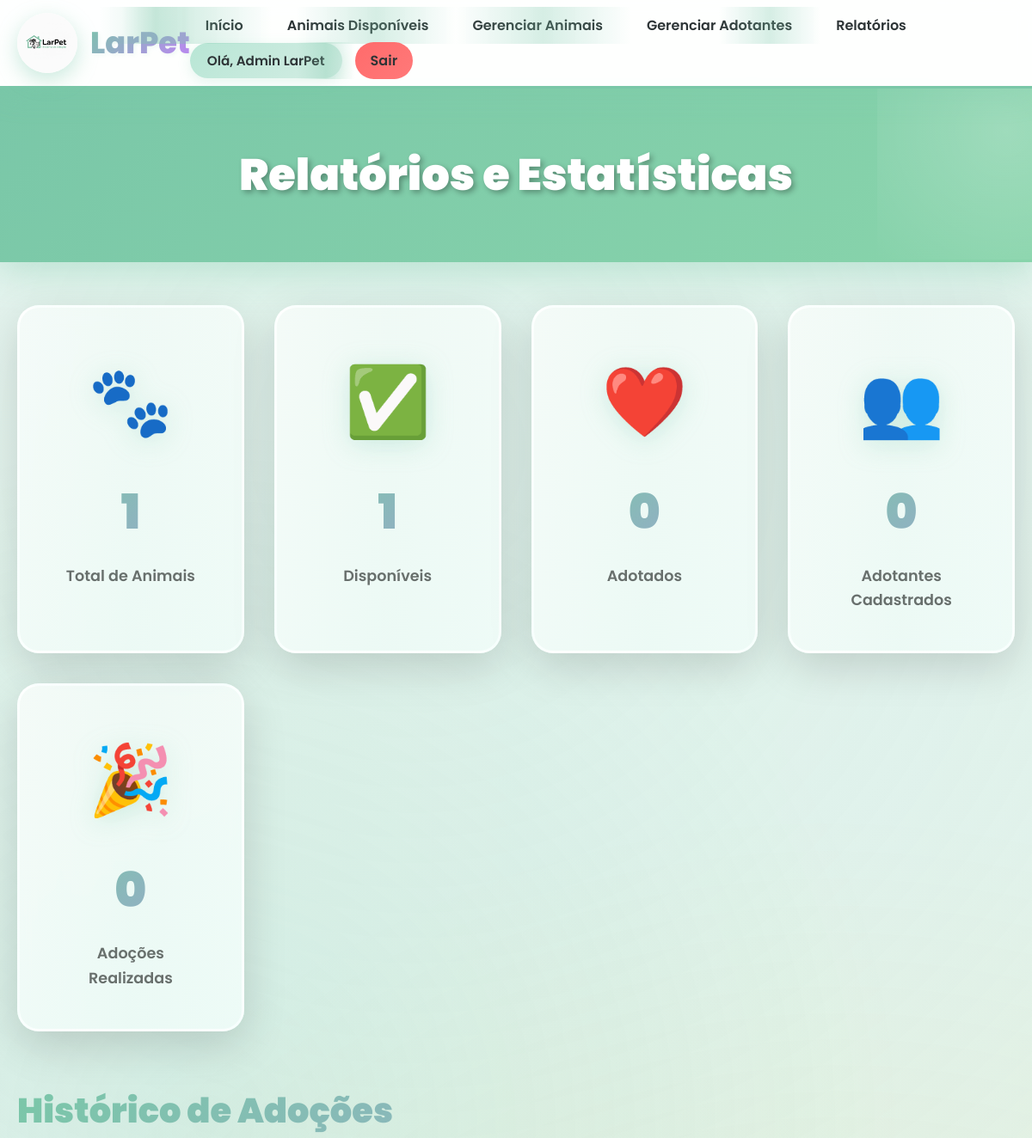
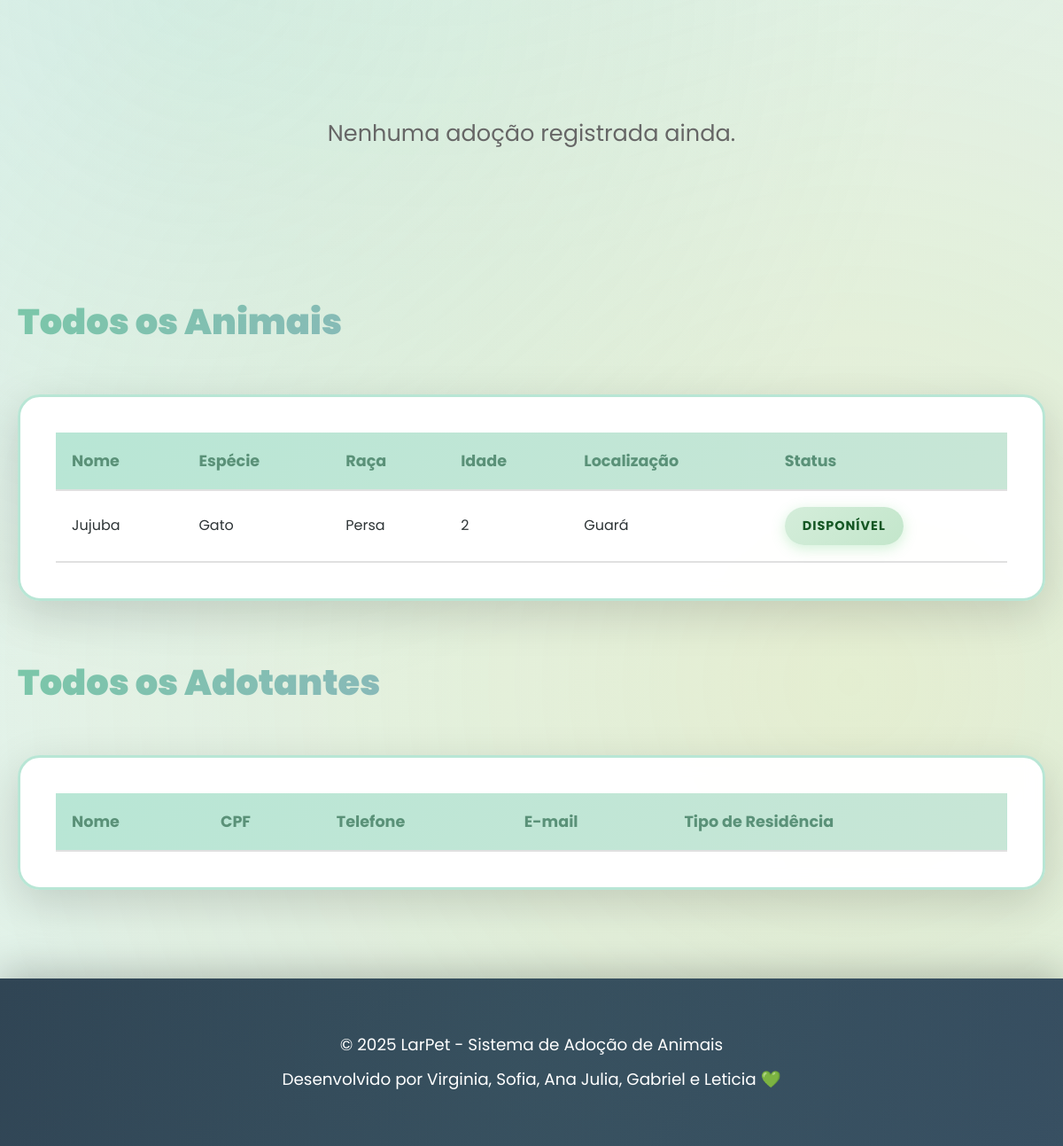
The page /relatorios (signed in) on the database as committed earlier (2 pictures, top to bottom).
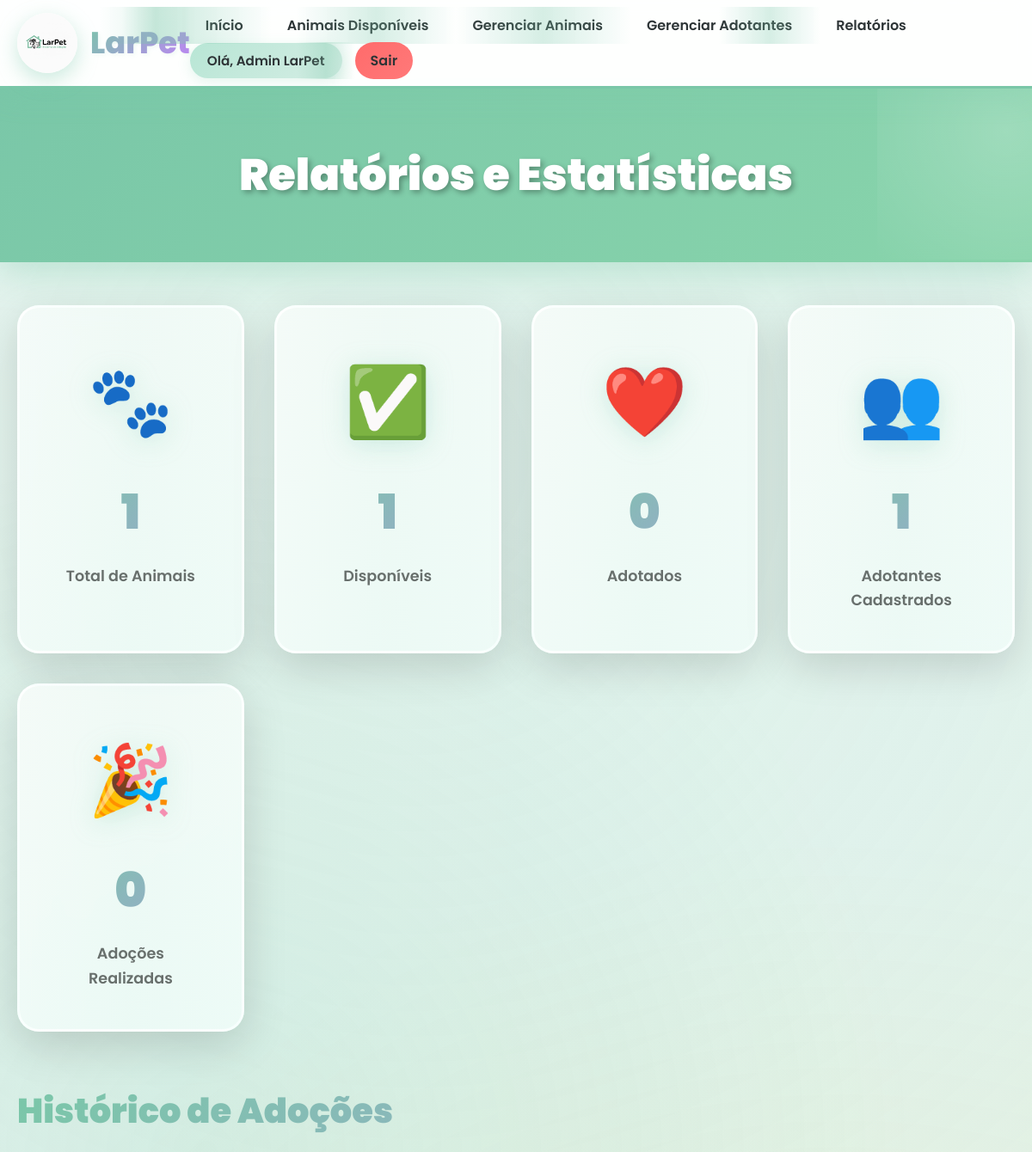
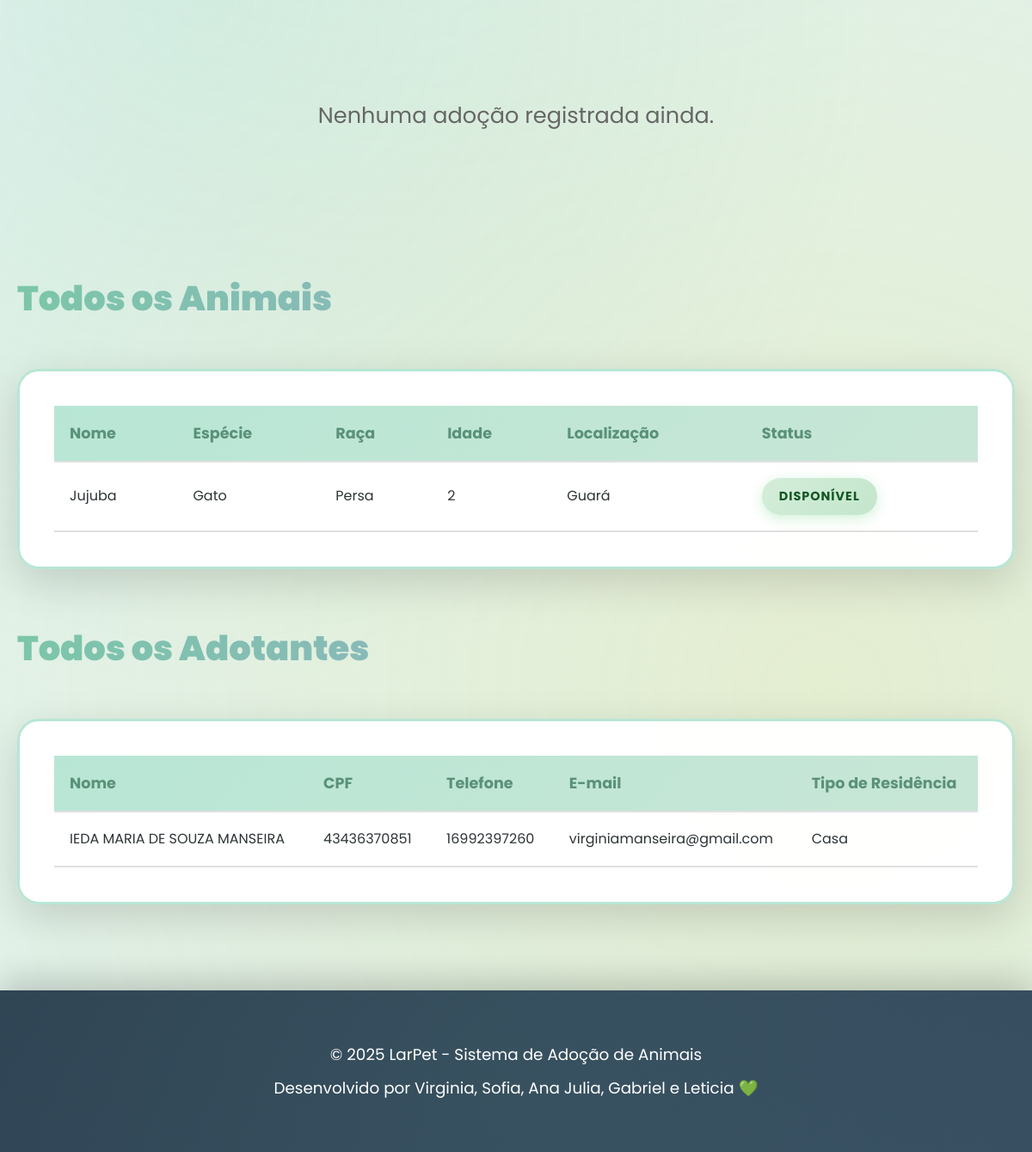
The same page on the database as committed later (2 pictures, top to bottom).
### app.py (models this page shows)
class Animal(db.Model):
    id = db.Column(db.Integer, primary_key=True)
    nome = db.Column(db.String(100), nullable=False)
    especie = db.Column(db.String(50), nullable=False)
    raca = db.Column(db.String(50))
    idade = db.Column(db.String(20))
    status = db.Column(db.String(20), default='disponível')
    localizacao = db.Column(db.String(100))
    foto = db.Column(db.String(200))
    vacinacao = db.Column(db.Text)
    adocoes = db.relationship('Adocao', backref='animal', lazy=True)

class Adotante(db.Model):
    id = db.Column(db.Integer, primary_key=True)
    usuario_id = db.Column(db.Integer, db.ForeignKey('usuario.id'))
    nome = db.Column(db.String(100), nullable=False)
    cpf = db.Column(db.String(20), nullable=False)
    telefone = db.Column(db.String(20), nullable=False)
    email = db.Column(db.String(100), nullable=False)
    endereco = db.Column(db.String(200), nullable=False)
    data_nascimento = db.Column(db.String(20))
    tipo_residencia = db.Column(db.String(50))
    outros_animais = db.Column(db.String(10))
    motivo_adocao = db.Column(db.Text)
    adocoes = db.relationship('Adocao', backref='adotante', lazy=True)

### app.py (the view)
@app.route('/relatorios')
def relatorios():
    if 'usuario_id' not in session or session.get('tipo') != 'ONG':
        flash('Acesso restrito a ONGs.', 'error')
        return redirect(url_for('login'))
    animais = Animal.query.all()
    adotantes = Adotante.query.all()
    adocoes = Adocao.query.all()
    total_animais = len(animais)
    animais_disponiveis = len([a for a in animais if a.status == 'disponível'])
    animais_adotados = len([a for a in animais if a.status == 'adotado'])
    total_adotantes = len(adotantes)
    total_adocoes = len(adocoes)
    return render_template('relatorios.html',
                         animais=animais,
                         adotantes=adotantes,
                         adocoes=adocoes,
                         total_animais=total_animais,
                         animais_disponiveis=animais_disponiveis,
                         animais_adotados=animais_adotados,
                         total_adotantes=total_adotantes,
                         total_adocoes=total_adocoes)

### app.py (called while the page is built)
@app.after_request
def add_header(response):
    response.headers['Cache-Control'] = 'no-store, no-cache, must-revalidate, post-check=0, pre-check=0, max-age=0'
    response.headers['Pragma'] = 'no-cache'
    response.headers['Expires'] = '-1'
    return response

### templates/relatorios.html (shortened to what this page needs)
{% extends 'base.html' %}
{% block content %}
<div class="page-header">
    <div class="container">
        <h1>Relatórios e Estatísticas</h1>
    </div>
</div>
<div class="container">
    <div class="stats-grid">
        <div class="stat-card">
            <div class="stat-icon">🐾</div>
            <div class="stat-value">{{ total_animais }}</div>
            <div class="stat-label">Total de Animais</div>
        </div>
        <div class="stat-card">
            <div class="stat-icon">✅</div>
            <div class="stat-value">{{ animais_disponiveis }}</div>
            <div class="stat-label">Disponíveis</div>
        </div>
        <div class="stat-card">
            <div class="stat-icon">❤️</div>
            <div class="stat-value">{{ animais_adotados }}</div>
            <div class="stat-label">Adotados</div>
        </div>
        <div class="stat-card">
            <div class="stat-icon">👥</div>
            <div class="stat-value">{{ total_adotantes }}</div>
            <div class="stat-label">Adotantes Cadastrados</div>
        </div>
        <div class="stat-card">
            <div class="stat-icon">🎉</div>
            <div class="stat-value">{{ total_adocoes }}</div>
            <div class="stat-label">Adoções Realizadas</div>
        </div>
    </div>
    <div class="report-section">
        <h2>Histórico de Adoções</h2>
        {% if adocoes %}
        <div class="table-container">
            <table class="data-table">
                <thead>
                    <tr>
                        <th>Data</th>
                        <th>Animal</th>
                        <th>Adotante</th>
                        <th>CPF</th>
                        <th>Telefone</th>
                        <th>Status</th>
                    </tr>
                </thead>
                <tbody>
                    {% for adocao in adocoes %}
                    <tr>
                        <td>{{ adocao.data_adocao.strftime('%d/%m/%Y %H:%M') if adocao.data_adocao else '-' }}</td>
                        <td>{{ adocao.animal.nome }}</td>
                        <td>{{ adocao.adotante.nome }}</td>
                        <td>{{ adocao.adotante.cpf }}</td>
                        <td>{{ adocao.adotante.telefone }}</td>
                        <td><span class="badge badge-success">{{ adocao.status }}</span></td>
                    </tr>
                    {% endfor %}
                </tbody>
            </table>
        </div>
        {% else %}
        <p class="empty-state">Nenhuma adoção registrada ainda.</p>
        {% endif %}
    </div>
    <div class="report-section">
        <h2>Todos os Animais</h2>
        <div class="table-container">
            <table class="data-table">
                <thead>
                    <tr>
                        <th>Nome</th>
                        <th>Espécie</th>
                        <th>Raça</th>
                        <th>Idade</th>
                        <th>Localização</th>
                        <th>Status</th>
                    </tr>
                </thead>
                <tbody>
                    {% for animal in animais %}
                    <tr>
                        <td>{{ animal.nome }}</td>
                        <td>{{ animal.especie }}</td>
                        <td>{{ animal.raca or '-' }}</td>
                        <td>{{ animal.idade or '-' }}</td>
                        <td>{{ animal.localizacao or '-' }}</td>
                        <td><span
                                class="badge badge-{{ 'success' if animal.status == 'disponível' else 'secondary' }}">{{
                                animal.status }}</span></td>
                    </tr>
                    {% endfor %}
                </tbody>
            </table>
        </div>
    </div>
    <div class="report-section">
        <h2>Todos os Adotantes</h2>
        <div class="table-container">
            <table class="data-table">
                <thead>
                    <tr>
                        <th>Nome</th>
                        <th>CPF</th>
                        <th>Telefone</th>
                        <th>E-mail</th>
                        <th>Tipo de Residência</th>
                    </tr>
                </thead>
                <tbody>
                    {% for adotante in adotantes %}
                    <tr>
                        <td>{{ adotante.nome }}</td>
                        <td>{{ adotante.cpf }}</td>
                        <td>{{ adotante.telefone }}</td>
                        <td>{{ adotante.email }}</td>
                        <td>{{ adotante.tipo_residencia or '-' }}</td>
                    </tr>
                    {% endfor %}
                </tbody>
            </table>
        </div>
    </div>
</div>
{% endblock %}

### templates/base.html (shortened to what this page needs)
<!DOCTYPE html>
<html lang="pt-BR">
<head>
    <link rel="stylesheet" href="{{ url_for('static', filename='style.css') }}">
</head>
<body>
    <nav class="navbar">
        <div class="container">
            <div class="nav-brand">
                <img src="{{ url_for('static', filename='logo.png') }}" alt="LarPet Logo" class="logo">
                <h1>LarPet</h1>
            </div>
            <ul class="nav-menu">
                <li><a href="{{ url_for('index') }}">Início</a></li>
                <li><a href="{{ url_for('animais_disponiveis') }}">Animais Disponíveis</a></li>
                {% if session.usuario_id %}
                    {% if session.tipo == 'ONG' %}
                        <li><a href="{{ url_for('animais') }}">Gerenciar Animais</a></li>
                        <li><a href="{{ url_for('adotantes') }}">Gerenciar Adotantes</a></li>
                        <li><a href="{{ url_for('relatorios') }}">Relatórios</a></li>
                    {% endif %}
                    <li><span class="user-name">Olá, {{ session.nome }}</span></li>
                    <li><a href="{{ url_for('logout') }}" class="btn-logout">Sair</a></li>
                {% else %}
                    <li><a href="{{ url_for('login') }}" class="btn-primary">Entrar</a></li>
                    <li><a href="{{ url_for('cadastrar') }}" class="btn-secondary">Cadastrar</a></li>
                {% endif %}
            </ul>
        </div>
    </nav>
    <main>
        {% block content %}{% endblock %}
    </main>
    <footer>
        <div class="container">
            <p>&copy; 2025 LarPet - Sistema de Adoção de Animais</p>
            <p>Desenvolvido por Virginia, Sofia, Ana Julia, Gabriel e Leticia 💚</p>
        </div>
    </footer>
</body>
</html>

Rows that differ between the two databases and show on the page:
added Adotante: nome "IEDA MARIA DE SOUZA MANSEIRA", cpf "43436370851", telefone "16992397260", email "virginiamanseira@gmail.com", tipo_residencia "Casa"
Other text that changed with them:
{{ total_adotantes }}: "0" → "1"
